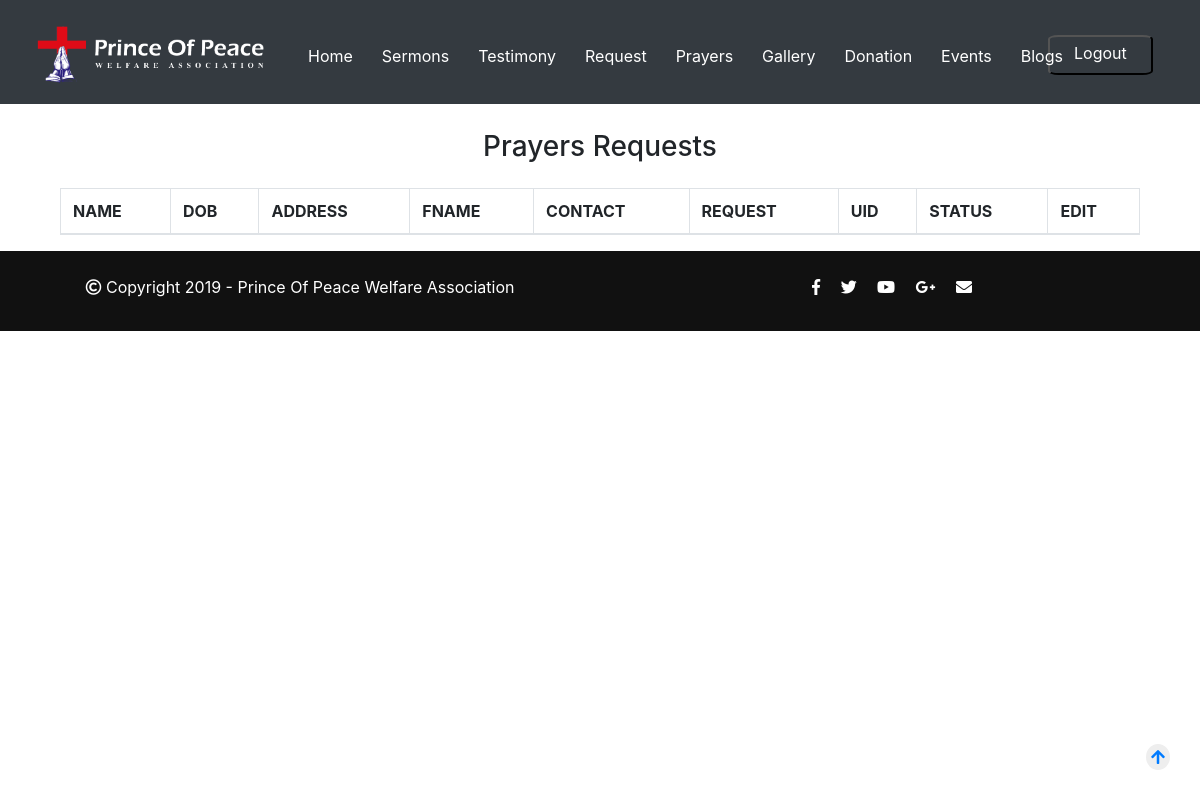
Before: /admin/index.php?pg=prayers (signed in) with the older database file.
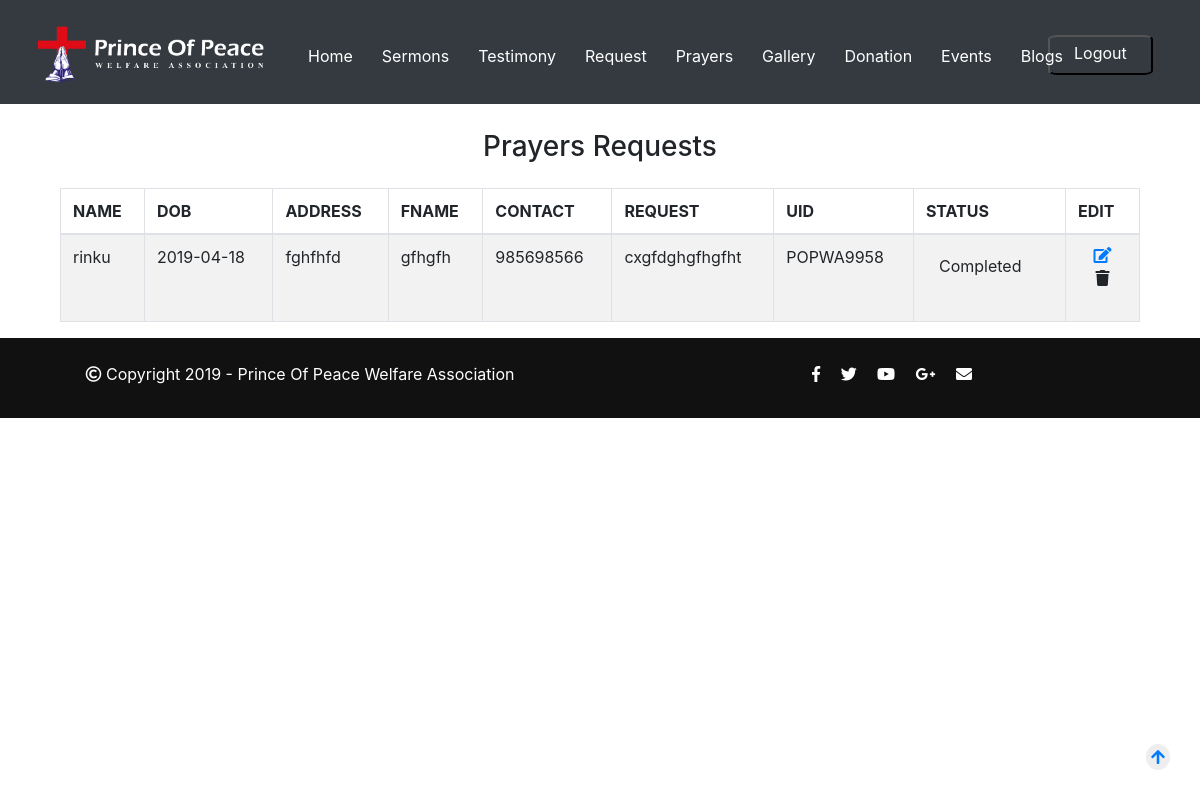
After: the same page with the newer database file.
### tables this page shows
CREATE TABLE `prayer` (
  `id` int(11) NOT NULL,
  `name` varchar(20) NOT NULL,
  `dob` varchar(20) NOT NULL,
  `address` varchar(60) NOT NULL,
  `fname` varchar(20) NOT NULL,
  `email` varchar(30) NOT NULL,
  `contact` varchar(20) NOT NULL,
  `request` text NOT NULL,
  `status` varchar(15) NOT NULL DEFAULT 'Pending',
  `uid` varchar(9) NOT NULL
);

### admin/include/functions.php (called while the page is built, shortened)
<?php
	function selectdata($col,$tbname)
	{
		$selectqry="select $col from $tbname ";
		$result=mysqli_query($GLOBALS['con'],$selectqry) or die(mysqli_error($GLOBALS['con']));
	return $result;
	}
?>

### admin/pages/prayers.php (the view, shortened to what this page needs)
<div class="container">
<div class="row mt-5 mb-2">
<div class="col-md-12">
<h3 class="text-center">Prayers Requests
</h3>
</div>
</div>
<div class="row mt-3">
<div class="col-md-12">
<table id="example" class="table table-striped table-bordered" style="width:100%">
<thead>
<tr>
<th>NAME</th>
<th>DOB</th>
<th>ADDRESS</th>
<th>FNAME</th>
<th>CONTACT</th>
<th>REQUEST</th>
<th>UID</th>
<th>STATUS</th>
<th>EDIT</th>
</tr>
</thead>
<tbody>
<?php
$result=selectdata("*","prayer");
while($row=mysqli_fetch_assoc($result))
	{
?>
<tr>
<td><?php  echo $row['name']; ?></td>
<td><?php echo $row['dob'];  ?></td>
<td><?php  echo $row['address'];  ?></td>
<td><?php  echo $row['fname'];  ?></td>
<td><?php echo $row['contact'];  ?></td>
<td><?php  echo $row['request']; ?></td>
<td><?php  echo $row['uid']; ?></td>
<td>
<form>
<button type="submit"  name="updatePrayerStatus"  class="btn"><?php  echo $row['status']; ?></button>
</form>
</td>
<td class="text-center"><a href="index.php?pg=updatePrayer&id=<?php echo $row['id']; ?>"><i class="fa fa-edit"></i></a>
<form>
<button type="submit"  name = "delete"  class="btn"><i class="fa fa-trash"></i></button>
</form>
</td>
</tr>
<?php
}
?>
</tbody>
</table>
</div>
</div>
</div>

### admin/index.php (shortened to what this page needs)
<html>
<head>
<link rel="stylesheet" href="https://stackpath.bootstrapcdn.com/bootstrap/4.2.1/css/bootstrap.min.css">
<link rel="stylesheet" href="https://use.fontawesome.com/releases/v5.6.3/css/all.css">
<link href="../assets/css/custom/owl.carousel.min.css" rel="stylesheet">
<link href="https://cdn.datatables.net/1.10.19/css/dataTables.bootstrap4.min.css" rel="stylesheet">
<link href="../assets/css/custom/style.css" rel="stylesheet">
</head>
<body>
<?php ob_start();
include 'include/functions.php';
	include 'include/header.php';
	if(isset($_GET['pg']))
	{
	switch($_GET['pg']){
		case 'prayers':
		include 'pages/prayers.php';
		break;
	}
}
	else
	{
		include 'pages/home.php';
	}
		include 'include/footer.php';
?>
</body>
</html>

### admin/include/header.php (shortened to what this page needs)
<div class="row bg-dark fixed-top" id="firstRow">
	<div class="col-md-10 col-xs-12">
	<nav class="navbar navbar-expand-md navbar-dark ">
<a class="navbar-brand" href="#">
    		<img src="../assets/img/red-banner.png" alt="Logo" class="pt-2" style="width:240px;">
  	</a>
	<div class="collapse navbar-collapse" id="collapsibleNavbar">
    <ul class="navbar-nav nav_marginleft_list mt-2 ml-auto" id="nav-top">
      <li class="nav-item">
        <a class="nav-link" href="index.php?pg=welcome">Home</a>
      </li>
      <li class="nav-item">
        <a class="nav-link" href="index.php?pg=sermons">Sermons</a>
      </li>
      <li class="nav-item">
        <a class="nav-link" href="index.php?pg=testimony">Testimony</a>
      </li>
      <li class="nav-item">
        <a class="nav-link" href="index.php?pg=request">Request</a>
      </li>
      <li class="nav-item">
        <a class="nav-link" href="index.php?pg=prayers">Prayers</a>
      </li>
      <li class="nav-item">
        <a class="nav-link" href="index.php?pg=gallery">Gallery</a>
      </li>
	      <li class="nav-item">
        <a class="nav-link" href="index.php?pg=donation">Donation</a>
      </li>
	      <li class="nav-item">
        <a class="nav-link" href="index.php?pg=event">Events</a>
      </li>
	      <li class="nav-item">
        <a class="nav-link" href="index.php?pg=blog">Blogs</a>
      </li>
    </ul>
  </div>
</nav>
</div>
<form method="post" class=" ml-5 ">
<input type="submit" class="bg-dark pt-1 pb-2 px-4 btn_look" name="logout" value="Logout">
</form>
 </div>

### admin/include/footer.php
<div class="row bgcolor6 text-center position-bottom" >
<div class="col-md-6 content mt-4 mb-3">
<p><i class="far fa-copyright"></i> Copyright 2019 - Prince Of Peace Welfare Association</p>
</div>
	<div class="col-md-6 float-right text-center d-none d-md-block mt-4 mb-3">
<a href="#"><i class="fab fa-facebook-f text-color1 mr-3"></i></a>
<a href="#"><i class="fab fa-twitter text-color1 mr-3"></i></a>
<a href="#"><i class="fab fa-youtube text-color1 mr-3"></i></a>
<a href="#"><i class="fab fa-google-plus-g text-color1 mr-3"></i></a>
<a href="#"><i class="fas fa-envelope text-color1 mr-3"></i></a>
    </div>
</div>
<div id="backTop">
<a href="#firstRow" class="scrollLink"><i class="fas fa-arrow-up "></i></a>
</div>

### assets/css/custom/style.css (style rules this page uses)
.text-color1 { color:#fff; }
.row { margin-left:0; margin-right:0; }
body { margin: 0; padding-top:82px; height:100%; }
.bgcolor6 { background-color:#111111; }
.btn { transition:0.5s ease; }
.content { color:#fff; }
#nav-top li { margin-left:13px; }
.nav_marginleft_list { margin-left:40px; margin-right:40px; }
.navbar-dark .nav-item .nav-link { color:#fff; }
.btn_look { color:#fff; border-radius:10%; margin-top:35px; }
#backTop { padding:5px; border-radius:50%; background-color:#eee; position:fixed; bottom:30px; right:30px; }
.fixed-top { position: fixed; top: 0; right: 0; left: 0; }
.position-bottom { position:relative; }
.position-bottom::after { content:''; position:absolute; bottom:0; left:0; right:0; }

Changed rows visible on the page:
added prayer: name "rinku", dob "2019-04-18", address "fghfhfd", fname "gfhgfh", contact "985698566", request "cxgfdghgfhgfht", uid "POPWA9958", status "Completed"
